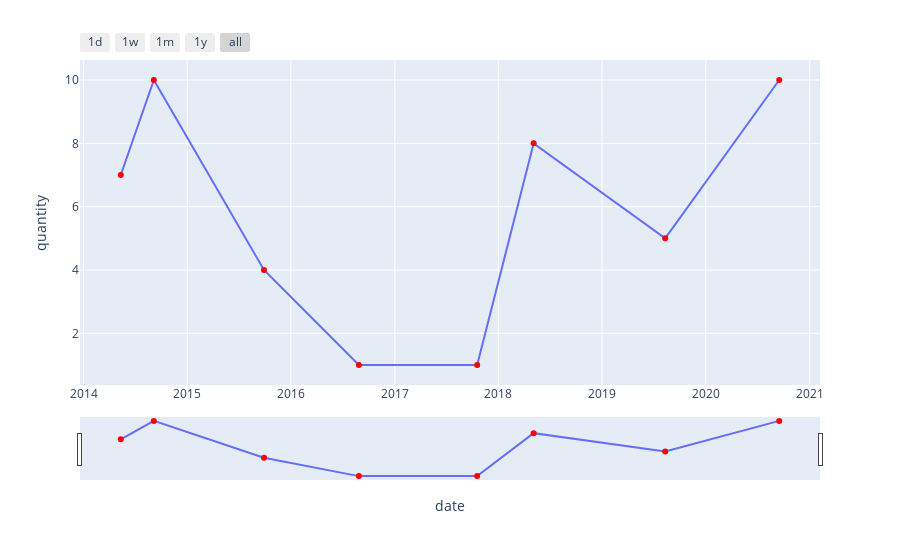

Source (notebook cell):
### Code cell
# Assuming daily_data is a DataFrame with a 'date' column
# test_data=df.copy()
# test_data=df[(df['coustomer_key']=='C006906') & (df['store_key']=='S0039')]
test_data=df[(df['coustomer_key']=='C005316') ]
fig = px.line(test_data, x='date', y='quantity', markers=True)
# Update the marker color
fig.update_traces(marker=dict(color='red'))
# Update the layout to include zooming functionality
fig.update_layout(
    xaxis=dict(
        rangeselector=dict(
            buttons=list([
                dict(count=1, label="1d", step="day", stepmode="backward"),
                dict(count=7, label="1w", step="day", stepmode="backward"),
                dict(count=1, label="1m", step="month", stepmode="backward"),
                dict(count=1, label="1y", step="year", stepmode="backward"),
                dict(step="all")
            ])
        ),
        rangeslider=dict(visible=True),
        type="date"
    )
)
fig.show()
test_data

### Figure 1 — Plotly figure (JSON) as saved in the notebook; plotly's stock layout.template omitted (floating-point values rounded to 4 significant figures)
{"data": [{"hovertemplate": "date=%{x}<br>quantity=%{y}<extra></extra>", "legendgroup": "", "line": {"color": "#636efa", "dash": "solid"}, "marker": {"color": "red", "symbol": "circle"}, "mode": "lines+markers", "name": "", "orientation": "v", "showlegend": false, "type": "scatter", "x": ["2014-05-11T20:28:00", "2014-09-05T09:33:00", "2015-09-28T07:43:00", "2016-08-27T10:06:00", "2017-10-18T03:57:00", "2018-05-05T01:22:00", "2019-08-11T09:40:00", "2020-09-16T01:44:00"], "xaxis": "x", "y": [7, 10, 4, 1, 1, 8, 5, 10], "yaxis": "y"}], "layout": {"legend": {"tracegroupgap": 0}, "margin": {"t": 60}, "xaxis": {"anchor": "y", "domain": [0, 1], "rangeselector": {"buttons": [{"count": 1, "label": "1d", "step": "day", "stepmode": "backward"}, {"count": 7, "label": "1w", "step": "day", "stepmode": "backward"}, {"count": 1, "label": "1m", "step": "month", "stepmode": "backward"}, {"count": 1, "label": "1y", "step": "year", "stepmode": "backward"}, {"step": "all"}]}, "rangeslider": {"visible": true}, "title": {"text": "date"}, "type": "date"}, "yaxis": {"anchor": "x", "domain": [0, 1], "title": {"text": "quantity"}}}}
